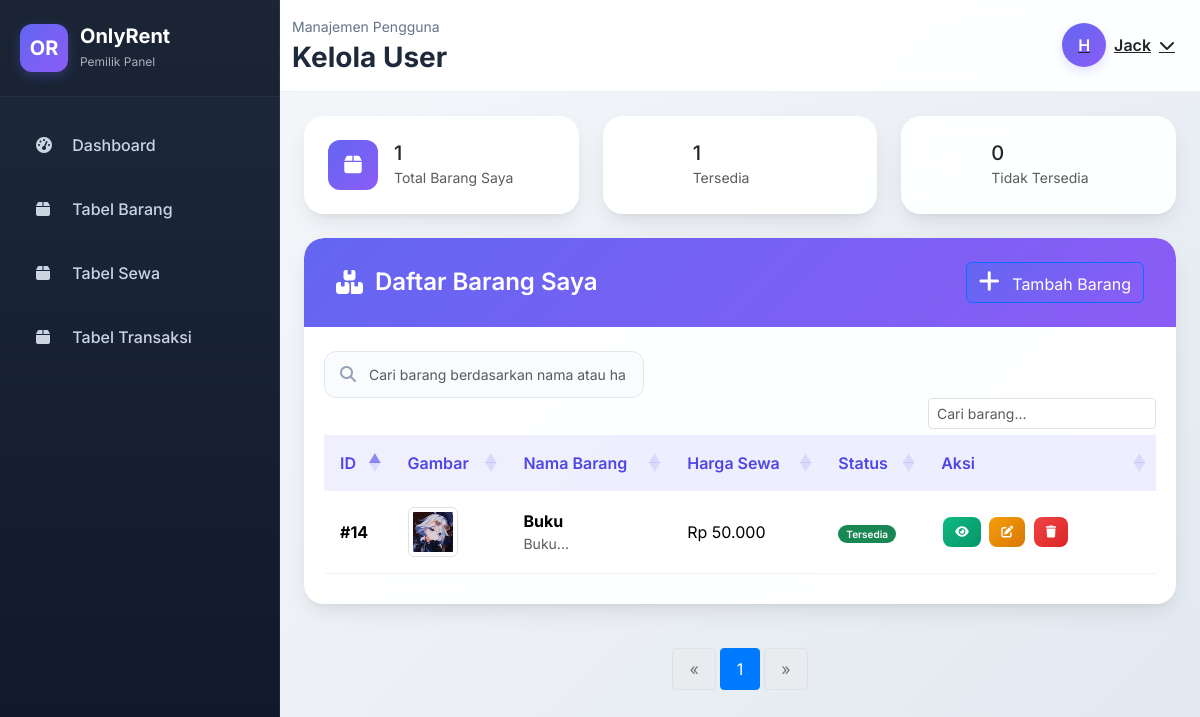
Page /views/pemilik/tabel_barang.php (signed in) on the earlier database version.
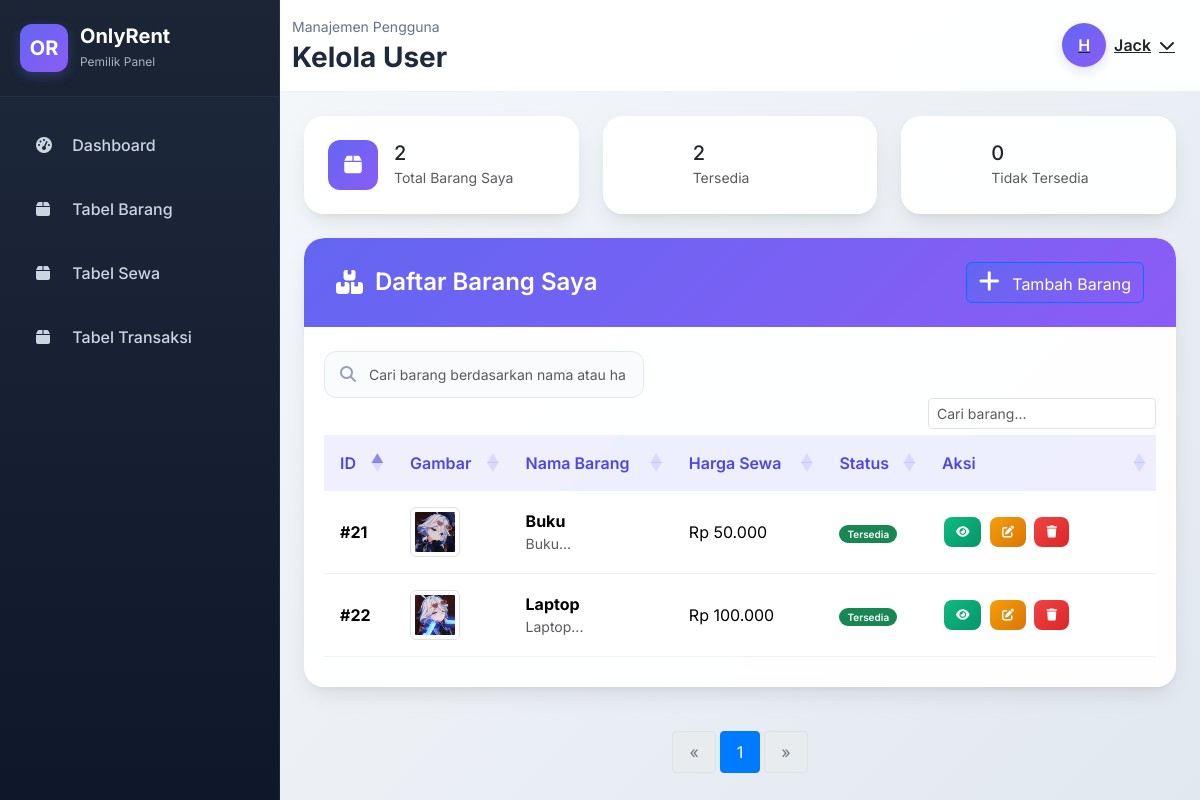
Same page on the later database version.
### tables this page shows
CREATE TABLE `barang` (
  `id_barang` int(11) NOT NULL,
  `id_pemilik` int(11) NOT NULL,
  `nama_barang` varchar(100) NOT NULL,
  `gambar` longtext NOT NULL CHECK (json_valid(`gambar`)),
  `deskripsi` text NOT NULL,
  `harga_sewa` varchar(10) NOT NULL,
  `status` int(1) NOT NULL
);

### views/pemilik/tabel_barang.php (the view, shortened to what the changed rows need)
<?php
    $id_pemilik = $_SESSION['user']['id_pemilik'] ?? 0;
    $conn = getDBConnection();
    $barang = [];
    $total_barang = 0;
    $active_count = 0;
    $total_query = "SELECT COUNT(*) as total FROM barang WHERE id_pemilik = ?";
    $total_stmt = $conn->prepare($total_query);
    $total_stmt->bind_param("i", $id_pemilik);
    $total_stmt->execute();
    $total_result = $total_stmt->get_result();
    if ($total_result) {
        $total_row = $total_result->fetch_assoc();
        $total_barang = $total_row['total'];
    }
    $status_query = "SELECT status, COUNT(*) as count FROM barang WHERE id_pemilik = ? GROUP BY status";
    $status_stmt = $conn->prepare($status_query);
    $status_stmt->bind_param("i", $id_pemilik);
    $status_stmt->execute();
    $status_result = $status_stmt->get_result();
    if ($status_result) {
        while ($row = $status_result->fetch_assoc()) {
            if ($row['status'] == 1) {
                $active_count = $row['count'];
            } else {
                $inactive_count = $row['count'];
            }
        }
    }
    $per_page = 10;
    $total_pages = ceil($total_barang / $per_page);
    $current_page = isset($_GET['page']) ? max(1, min($total_pages, (int)$_GET['page'])) : 1;
    $offset = ($current_page - 1) * $per_page;
    $query = "SELECT * FROM barang WHERE id_pemilik = ? LIMIT ? OFFSET ?";
    $stmt = $conn->prepare($query);
    $stmt->bind_param("iii", $id_pemilik, $per_page, $offset);
    $stmt->execute();
    $result = $stmt->get_result();
    if ($result && $result->num_rows > 0) {
        while ($row = $result->fetch_assoc()) {
            $images = json_decode($row['gambar']);
            $firstImage = '';
            if (json_last_error() === JSON_ERROR_NONE && is_array($images) && count($images) > 0) {
                $firstImage = $images[0];
            } elseif (!empty($row['gambar'])) {
                $firstImage = $row['gambar'];
            }
            $row['first_image'] = $firstImage;
            $barang[] = $row;
        }
    }
?>
<!DOCTYPE html>
<html lang="id">
<head>
    <link href="https://cdn.jsdelivr.net/npm/bootstrap@5.3.3/dist/css/bootstrap.min.css" rel="stylesheet">
    <link href="https://cdnjs.cloudflare.com/ajax/libs/font-awesome/6.4.0/css/all.min.css" rel="stylesheet">
    <link href="https://cdn.datatables.net/1.13.6/css/dataTables.bootstrap5.min.css" rel="stylesheet">
    <link rel="stylesheet" href="../../assets//css//admin//index.css">
</head>
<body>
    <?php include('nav.php'); ?>
    <div class="main-content">
        <div class="content-wrapper">
            <div class="row mb-4 animate-fade-in">
                <div class="col-md-4">
                    <div class="card stats-card">
                        <div class="card-body d-flex align-items-center">
                            <div>
                                <h5 class="mb-0"><?php echo $total_barang; ?></h5>
                                <small class="text-muted">Total Barang Saya</small>
                            </div>
                        </div>
                    </div>
                </div>
                <div class="col-md-4">
                    <div class="card stats-card">
                        <div class="card-body d-flex align-items-center">
                            <div>
                                <h5 class="mb-0"><?php echo $active_count; ?></h5>
                                <small class="text-muted">Tersedia</small>
                            </div>
                        </div>
                    </div>
                </div>
            </div>
            <div class="row animate-fade-in">
                <div class="col-12">
                    <div class="card table-card">
                        <div class="card-body">
                            <div class="table-responsive">
                                <table class="table" id="barangTable">
                                    <thead>
                                        <tr>
                                            <th>ID</th>
                                            <th>Gambar</th>
                                            <th>Nama Barang</th>
                                            <th>Harga Sewa</th>
                                            <th>Status</th>
                                            <th>Aksi</th>
                                        </tr>
                                    </thead>
                                    <tbody>
                                        <?php foreach ($barang as $item): ?>
                                        <tr>
                                            <td><strong>#<?php echo $item['id_barang']; ?></strong></td>
                                            <td>
                                                <?php if (!empty($item['first_image'])): ?>
                                                    <img src="/assets/images/barang/<?php echo htmlspecialchars($item['first_image']); ?>?v=<?php echo time(); ?>"
                                                        alt="Gambar Barang"
                                                        class="img-thumbnail"
                                                        style="width: 50px; height: 50px; object-fit: cover;">
                                                <?php endif; ?>
                                            </td>
                                            <td>
                                                <strong><?php echo htmlspecialchars($item['nama_barang']); ?></strong>
                                                <div class="text-muted small"><?php echo substr(htmlspecialchars($item['deskripsi']), 0, 50); ?>...</div>
                                            </td>
                                            <td>Rp <?php echo number_format($item['harga_sewa'], 0, ',', '.'); ?></td>
                                            <td>
                                                <?php if ($item['status'] == 1): ?>
                                                    <span class="badge bg-success">Tersedia</span>
                                                <?php else: ?>
                                                    <span class="badge bg-secondary">Tidak Tersedia</span>
                                                <?php endif; ?>
                                            </td>
                                            <td>
                                                <button class="btn btn-action btn-view" title="Lihat Detail" onclick="viewBarang(<?php echo $item['id_barang']; ?>)">
                                                    <i class="fas fa-eye"></i>
                                                </button>
                                                <a href="edit_barang.php?id=<?php echo $item['id_barang']; ?>" class="btn btn-action btn-edit" title="Edit Barang">
                                                    <i class="fas fa-edit"></i>
                                                </a>
                                                <button class="btn btn-action btn-delete" title="Hapus Barang" onclick="confirmDelete(<?php echo $item['id_barang']; ?>, '<?php echo htmlspecialchars($item['nama_barang']); ?>')">
                                                    <i class="fas fa-trash"></i>
                                                </button>
                                                <button class="btn btn-action btn-status" title="Ubah Status" onclick="toggleStatus(<?php echo $item['id_barang']; ?>, <?php echo $item['status']; ?>)">
                                                    <i class="fas fa-power-off"></i>
                                                </button>
                                            </td>
                                        </tr>
                                        <?php endforeach; ?>
                                    </tbody>
                                </table>
                            </div>
                        </div>
                    </div>
                </div>
            </div>
            <div class="row mt-4">
                <div class="col-12">
                    <nav aria-label="Page navigation">
                        <ul class="pagination justify-content-center">
                            <?php
                            $start_page = max(1, $current_page - 2);
                            $end_page = min($total_pages, $current_page + 2);
                            for ($i = $start_page; $i <= $end_page; $i++): ?>
                                <li class="page-item <?php echo ($i == $current_page) ? 'active' : ''; ?>">
                                    <a class="page-link" href="?page=<?php echo $i; ?>"><?php echo $i; ?></a>
                                </li>
                            <?php endfor;
                            ?>
                        </ul>
                    </nav>
                </div>
            </div>
        </div>
    </div>
</body>
</html>

Differences in the rows shown:
removed barang: id_barang "14", nama_barang "Buku", deskripsi "Buku", harga_sewa "50.000", status "Tersedia"
added barang: id_barang "21", nama_barang "Buku", deskripsi "Buku", harga_sewa "50.000", status "Tersedia"
added barang: id_barang "22", shows a picture, nama_barang "Laptop", deskripsi "Laptop", harga_sewa "100.000", status "Tersedia"
Other differences:
$total_barang: "1" → "2"
$active_count: "1" → "2"
